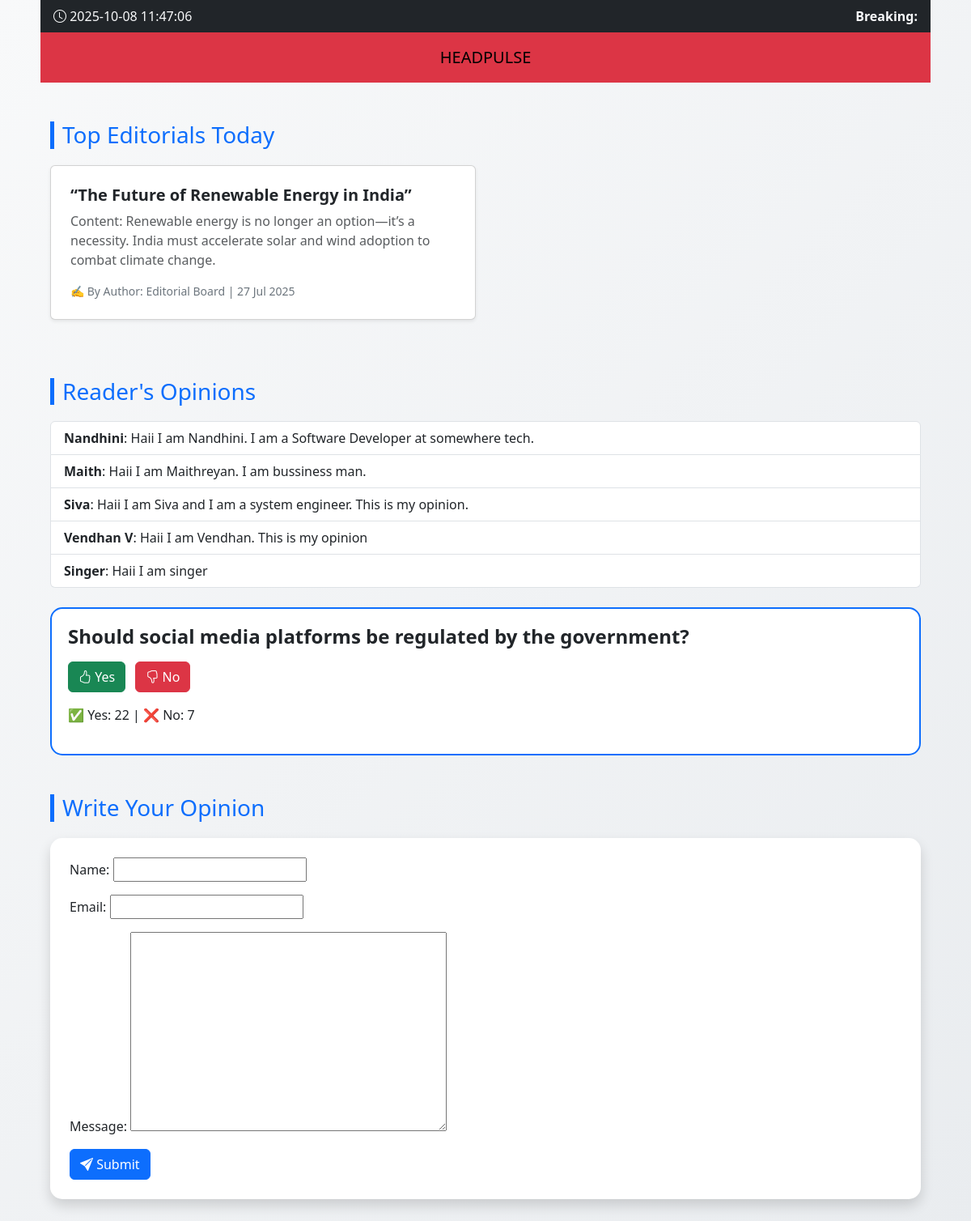
The page /opinion/ on the database its author committed.
### appmain/models.py (models this page shows, shortened)
class Opinion(models.Model):
    title = models.CharField(max_length=255)
    author = models.CharField(max_length=100)
    content = models.TextField()
    created_at = models.DateTimeField(auto_now_add=True)

class ReaderOpinion(models.Model):
    name = models.CharField(max_length=100)
    email = models.EmailField()
    message = models.TextField()
    submitted_at = models.DateTimeField(auto_now_add=True)

class Poll(models.Model):
    question = models.CharField(max_length=255)
    yes_votes = models.IntegerField()
    no_votes = models.IntegerField()

### appmain/views.py (the view)
# urls.py: path('opinion/',views.opinion, name="opinion"),
def opinion(request):
    opinions = Opinion.objects.all().order_by('-created_at')[:5]
    reader_opinions = ReaderOpinion.objects.all().order_by('-submitted_at')[:5]
    poll = Poll.objects.first()
    name=request.session.get('name')
    user=User.objects.filter(username=name).first()
    if request.method == 'POST':
        if 'vote' in request.POST:
            if poll:
                if request.POST['vote'] == 'yes':
                    poll.yes_votes += 1
                elif request.POST['vote'] == 'no':
                    poll.no_votes += 1
                poll.save()
            return redirect('opinion')  # Prevent duplicate voting on refresh
        else:
            form = ReaderOpinionForm(request.POST)
            if form.is_valid():
                form.save()
                return redirect('opinion')
    else:
        form = ReaderOpinionForm()
    return render(request, 'menus/opinion.html', {
        'opinions': opinions,
        'reader_opinions': reader_opinions,
        'form': form,
        'poll': poll,
        'names':name,
        'current_time':current_time,
        'breaking':breaking
    })

### appmain/forms.py
class ReaderOpinionForm(forms.ModelForm):
    class Meta:
        model = ReaderOpinion
        fields = ['name', 'email', 'message']

### templates/menus/opinion.html (shortened to what this page needs)
<!DOCTYPE html>
<html lang="en">
{% load static %}
<head>
  <link href="https://cdn.jsdelivr.net/npm/bootstrap@5.3.2/dist/css/bootstrap.min.css" rel="stylesheet">
  <link href="https://cdn.jsdelivr.net/npm/bootstrap-icons@1.10.5/font/bootstrap-icons.css" rel="stylesheet">
</head>
<body>
    <!DOCTYPE html>
<html lang="en">
{% load static %}
<head>
    <link href="https://cdn.jsdelivr.net/npm/bootstrap@5.3.7/dist/css/bootstrap.min.css" rel="stylesheet"
>
</head>
<body>
<div class="bg-dark text-light px-3 py-2 d-flex justify-content-between align-items-center">
  <div><i class="bi bi-clock"></i> {{ current_time }}</div>
  <marquee behavior="scroll" direction="left" scrollamount="6">
    <strong>Breaking:</strong>
  </marquee>
</div>
<nav class="navbar navbar-expand bg-danger py-3">
  <div class="container-fluid d-flex justify-content-center">
    <P class="navbar-brand m-0 p-0">HEADPULSE</p>
  </div>
</nav>
  <div class="container py-5">
    <h3 class="section-title">Top Editorials Today</h3>
    <div class="row">
      {% for opinion in opinions %}
      <div class="col-md-6 mb-4">
        <div class="card p-4 shadow-sm h-100">
          <h5 class="fw-bold">{{ opinion.title }}</h5>
          <p class="text-muted">{{ opinion.content|truncatewords:30 }}</p>
          <small class="text-secondary">
            ✍️ By {{ opinion.author }} | {{ opinion.created_at|date:"d M Y" }}
          </small>
        </div>
      </div>
      {% empty %}
      <p>No editorials yet.</p>
      {% endfor %}
    </div>
    <h3 class="section-title mt-5">Reader's Opinions</h3>
    <div class="list-group mb-4">
      {% for ro in reader_opinions %}
      <div class="list-group-item list-group-item-action">
        <strong>{{ ro.name }}</strong>: {{ ro.message|truncatewords:20 }}
      </div>
      {% empty %}
      <div class="list-group-item">No opinions submitted yet.</div>
      {% endfor %}
    </div>
    {% if poll %}
    <div class="poll-box mb-5">
      <h4 class="fw-bold mb-3">{{ poll.question }}</h4>
      <form method="post" action="">
        <button type="submit" name="vote" value="yes" class="btn btn-success me-2">
          <i class="bi bi-hand-thumbs-up"></i> Yes
        </button>
        <button type="submit" name="vote" value="no" class="btn btn-danger">
          <i class="bi bi-hand-thumbs-down"></i> No
        </button>
      </form>
      <p class="mt-3">✅ Yes: {{ poll.yes_votes }} | ❌ No: {{ poll.no_votes }}</p>
    </div>
    {% endif %}
    <h3 class="section-title">Write Your Opinion</h3>
    <form method="POST" class="p-4 shadow opinion-form">
      {{ form.as_p }}
      <button type="submit" class="btn btn-primary">
        <i class="bi bi-send-fill"></i> Submit
      </button>
    </form>
  </div>
</body>
</html>

### templates/menus/opinion.html (style rules this page uses)
body { font-family: 'Segoe UI', Tahoma, Geneva, Verdana, sans-serif; background: linear-gradient(135deg, #f8f9fa, #e9ecef); min-height: 100vh; }
h1, h3, h4 { font-weight: 600; color: #2c3e50; }
.card { border-radius: 15px; transition: transform 0.2s ease, box-shadow 0.2s ease; }
.opinion-form { border-radius: 15px; background: #ffffff; }
.poll-box { border: 2px solid #0d6efd; padding: 20px; border-radius: 15px; background: #ffffff; }
.section-title { border-left: 5px solid #0d6efd; padding-left: 10px; margin-bottom: 20px; color: #0d6efd; }
body { margin-right: 50px; margin-left:50px; }

### rows shown on the page
Opinion: title "“The Future of Renewable Energy in India”", content "Content: Renewable energy is no longer an option—it’s a necessity. India must accelerate solar and wind adoption to combat climate change.", author "Author: Editorial Board", created_at "27 Jul 2025"
ReaderOpinion: name "Nandhini", message "Haii I am Nandhini. I am a Software Developer at somewhere tech."
ReaderOpinion: name "Maith", message "Haii I am Maithreyan. I am bussiness man."
ReaderOpinion: name "Siva", message "Haii I am Siva and I am a system engineer. This is my opinion."
ReaderOpinion: name "Vendhan V", message "Haii I am Vendhan. This is my opinion"
ReaderOpinion: name "Singer", message "Haii I am singer"
Poll: question "Should social media platforms be regulated by the government?", yes_votes "22", no_votes "7"

### other values the page prints
{{ current_time }} "2025-10-08 11:47:06"
